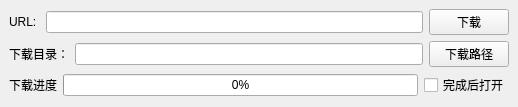
<?xml version="1.0" encoding="UTF-8"?>
<ui version="4.0">
 <class>MainWindow</class>
 <widget class="QMainWindow" name="MainWindow">
  <property name="geometry">
   <rect>
    <x>0</x>
    <y>0</y>
    <width>518</width>
    <height>107</height>
   </rect>
  </property>
  <property name="windowTitle">
   <string>MainWindow</string>
  </property>
  <property name="windowIcon">
   <iconset resource="qrc.qrc">
    <normaloff>:/imag/5.gif</normaloff>:/imag/5.gif</iconset>
  </property>
  <widget class="QWidget" name="centralwidget">
   <layout class="QVBoxLayout" name="verticalLayout_2">
    <item>
     <layout class="QVBoxLayout" name="verticalLayout">
      <item>
       <layout class="QHBoxLayout" name="horizontalLayout">
        <item>
         <widget class="QLabel" name="label">
          <property name="text">
           <string>URL: </string>
          </property>
         </widget>
        </item>
        <item>
         <widget class="QLineEdit" name="editUrl"/>
        </item>
        <item>
         <widget class="QPushButton" name="btnDown">
          <property name="text">
           <string>下载</string>
          </property>
         </widget>
        </item>
       </layout>
      </item>
      <item>
       <layout class="QHBoxLayout" name="horizontalLayout_2">
        <item>
         <widget class="QLabel" name="label_2">
          <property name="text">
           <string>下载目录：</string>
          </property>
         </widget>
        </item>
        <item>
         <widget class="QLineEdit" name="editPath"/>
        </item>
        <item>
         <widget class="QPushButton" name="btnDefaultPath">
          <property name="text">
           <string>下载路径</string>
          </property>
         </widget>
        </item>
       </layout>
      </item>
     </layout>
    </item>
    <item>
     <layout class="QHBoxLayout" name="horizontalLayout_3">
      <item>
       <widget class="QLabel" name="label_3">
        <property name="text">
         <string>下载进度</string>
        </property>
       </widget>
      </item>
      <item>
       <widget class="QProgressBar" name="progressBar">
        <property name="value">
         <number>0</number>
        </property>
       </widget>
      </item>
      <item>
       <widget class="QCheckBox" name="checkBox">
        <property name="text">
         <string>完成后打开</string>
        </property>
       </widget>
      </item>
     </layout>
    </item>
   </layout>
  </widget>
 </widget>
 <resources>
  <include location="qrc.qrc"/>
 </resources>
 <connections/>
</ui>
